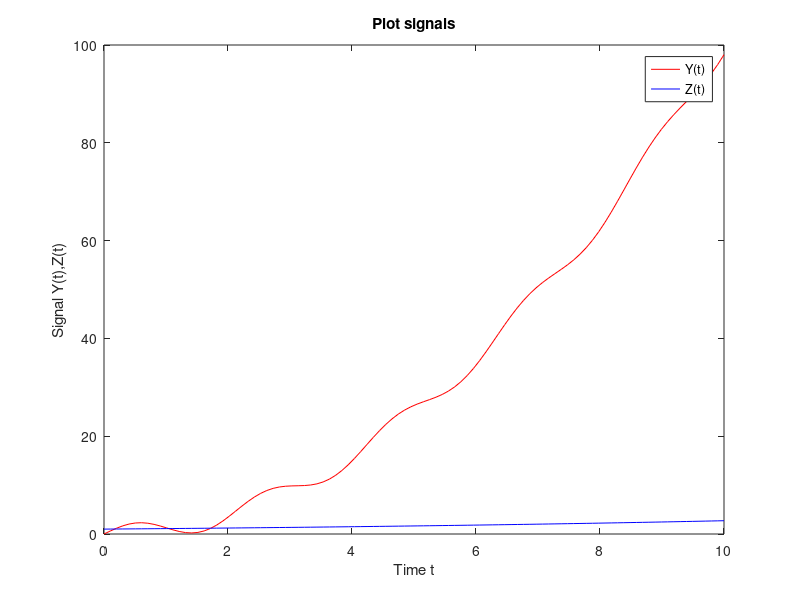

This figure's MATLAB source:

clear all; % clean all existing variables in working space
close all; %close all existing figures

N=100;
start_t=0;
stop_t=10;
T=linspace(start_t,stop_t,N);

Y=zeros(N,1);
Z=zeros(N,1);
for i=1:N
    temp_t=T(i);
    Y(i)=temp_t^2+2*sin(3*temp_t);
    Z(i)=exp(0.1*temp_t);
end

% Belw is to draw signals in different figures
% figure
% plot(T,Y);
% 
% figure
% plot(T,Z);
% 

% Below is to draw multiple singals on the same figure
figure
plot(T,Y,'r');
hold on
plot(T,Z,'b');
title("Plot signals");
xlabel("Time t");
ylabel("Signal Y(t),Z(t)");
legend("Y(t)","Z(t)");
